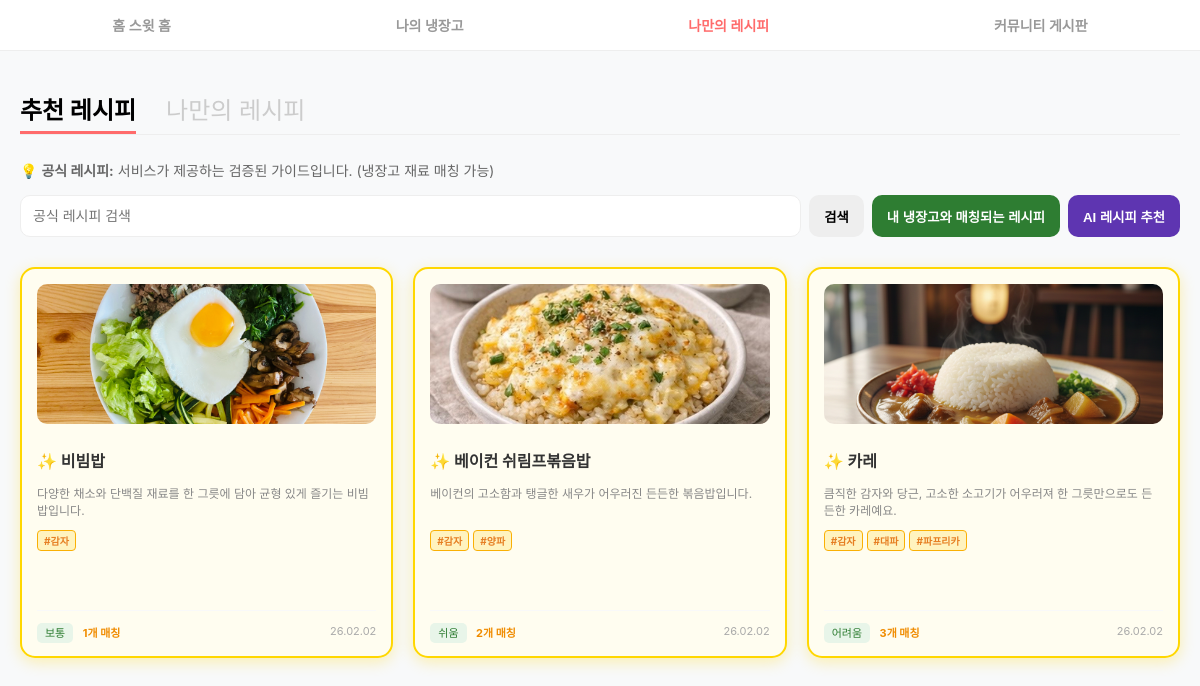
The app's page /recipe/ (signed in) with its own data.
### my_recipe/models.py (models this page shows, shortened)
class Recipe(models.Model):
    user = models.ForeignKey(User, on_delete=models.CASCADE, null=True, blank=True)
    title = models.CharField(max_length=100)
    description = models.TextField()
    ingredients = models.ManyToManyField(
        MasterIngredient,
        related_name='recipes',
        verbose_name="필요한 재료",
        blank=True
    )
    cooking_step = models.TextField()
    image = models.ImageField(upload_to="my_recipe", blank=True)
    difficulty = models.CharField(
        max_length=20,
        choices=[('쉬움','쉬움'), ('보통','보통'),('어려움','어려움')],
        default='보통'
    )
    created_at = models.DateTimeField(auto_now_add=True)

### my_django/models.py (models this page shows, shortened)
class MasterIngredient(models.Model): #마스터 냉장고(재료 등록 데이터 겸 필터 역할)
    name = models.CharField(max_length=50, unique=True)
    category = models.CharField(max_length=20, choices=[
        ('채소', '채소'), ('양념', '양념'), ('해산물', '해산물'),
        ('육류', '육류'), ('가공식품', '가공식품'), ('조미료', '조미료'), ('과일', '과일')
    ])

### my_recipe/views.py (the view, shortened to what this page needs)
@login_required
def recipe_list(request):
    search_query = request.GET.get('q', '')
    ai_recommendation = ""
    recipes = Recipe.objects.filter(
        Q(user__isnull=True) | Q(user__is_superuser=True)
    ).prefetch_related('ingredients')
    if search_query:
        recipes = recipes.filter(
            Q(title__icontains=search_query) | Q(ingredients__name__icontains=search_query)
        ).distinct()
    recipe_data, my_names = get_recipes_with_match(request, recipes)
    if request.GET.get('fridge_recommend') == 'true':
        recipe_data.sort(key=lambda x: x['matched_count'], reverse=True)
    return render(request, 'my_recipe/recipe_list.html', {
        'recipes_with_match': recipe_data,
        'search_query': search_query,
        'ai_recommendation': ai_recommendation,
        'my_names': my_names,
        'is_archive': False,
    })

### my_recipe/views.py (called while the page is built)
def get_recipes_with_match(request, recipes):
    my_ingredients = Ingredient.objects.filter(user=request.user).select_related('master_ingredient')
    my_names = [ing.master_ingredient.name for ing in my_ingredients]
    recipe_data = []
    for recipe in recipes:
        recipe_ingredient_names = [ing.name for ing in recipe.ingredients.all()]
        matched_in_recipe = [name for name in my_names if name in recipe_ingredient_names]
        recipe_data.append({
            'obj': recipe,
            'matched_list': matched_in_recipe,
            'matched_count': len(matched_in_recipe)
        })
    return recipe_data, my_names

### templates/my_recipe/recipe_list.html (shortened to what this page needs)
{% extends "base.html" %}
{% load static %}
{% block content %}
<div class="recipe-grid-container">
    <div class="header-section" style="margin: 20px 0 30px;">
        <div style="display: flex; justify-content: space-between; align-items: flex-end; margin-bottom: 25px; border-bottom: 1px solid #eee;">
            <div style="display: flex; gap: 30px;">
                <a href="{% url 'my_recipe:recipe_list' %}" class="tab-item {% if not is_archive %}active{% endif %}">추천 레시피</a>
                <a href="{% url 'my_recipe:my_recipe_archive' %}" class="tab-item {% if is_archive %}active{% endif %}">나만의 레시피</a>
            </div>
        </div>
        {% if not is_archive %}
        <div style="margin-bottom: 15px; font-size: 14px; color: #666;">
            💡 <strong>공식 레시피:</strong> 서비스가 제공하는 검증된 가이드입니다. (냉장고 재료 매칭 가능)
        </div>
        <form action="{% url 'my_recipe:recipe_list' %}" method="GET" class="search-form" style="display: flex; gap: 8px; margin-bottom: 20px;">
            <input type="text" name="q" value="{{ search_query }}" placeholder="공식 레시피 검색"
                   style="flex: 1; padding: 12px; border-radius: 10px; border: 1px solid #eee; font-size: 14px;">
            <button type="submit" class="btn-search" style="padding: 0 15px; background: #eee; border: none; border-radius: 10px; font-weight: bold;">검색</button>
            <button type="submit" name="fridge_recommend" value="true"
                    style="padding: 0 15px; background: #2e7d32; color: white; border: none; border-radius: 10px; font-weight: bold;">
                내 냉장고와 매칭되는 레시피
            </button>
            <button type="submit" name="recommend" value="true" class="btn-ai"
                    style="padding: 0 15px; background: #5e35b1; color: white; border: none; border-radius: 10px; font-weight: bold;"
                    onclick="document.getElementById('loading-overlay').style.display='block';">AI 레시피 추천</button>
        </form>
        {% else %}
        <div style="background: #fff5f5; padding: 15px; border-radius: 10px; color: #ff6b6b; font-size: 14px; margin-bottom: 20px;">
            <strong>나만의 보관함:</strong> 직접 등록한 레시피들입니다.
        </div>
        {% endif %}
    </div>
    <div class="grid" style="display: grid; grid-template-columns: repeat(3, 1fr); gap: 20px;">
        {% for item in recipes_with_match %}
        <div class="recipe-card {% if item.matched_count > 0 %}matched{% endif %}">
            <div style="flex-grow: 1;">
                <a href="{% url 'my_recipe:recipe_detail' item.obj.pk %}" style="text-decoration: none; color: inherit;">
                    {% if item.obj.image %}
                        <img src="{{ item.obj.image.url }}" style="width: 100%; height: 140px; object-fit: cover; border-radius: 10px; margin-bottom: 10px;">
                    {% else %}
                        <div style="width: 100%; height: 140px; background: #f8f9fa; border-radius: 10px; margin-bottom: 10px; display: flex; align-items: center; justify-content: center; color: #ccc;">No Image</div>
                    {% endif %}
                    <h3 style="font-size: 16px; margin: 10px 0 5px; text-align: left; font-weight: bold;">
                        {% if item.matched_count > 0 %}✨ {% endif %}{{ item.obj.title }}
                    </h3>
                </a>
                <p style="font-size: 12px; color: #888; text-align: left; margin-bottom: 10px; min-height: 36px;">{{ item.obj.description|truncatechars:45 }}</p>
                {% if item.matched_list %}
                <div style="display: flex; flex-wrap: wrap; gap: 4px; margin-bottom: 15px;">
                    {% for match_name in item.matched_list %}
                        <span class="match-tag">#{{ match_name }}</span>
                    {% endfor %}
                </div>
                {% endif %}
            </div>
            <div style="display: flex; justify-content: space-between; align-items: center; margin-top: 10px; padding-top: 10px; border-top: 1px solid #f9f9f9;">
                <div>
                    <span style="font-size: 11px; background: #e8f5e9; color: #2e7d32; padding: 3px 8px; border-radius: 5px;">{{ item.obj.difficulty }}</span>
                    {% if item.matched_count > 0 %}
                        <span style="font-size: 11px; font-weight: bold; color: #f08c00; margin-left: 5px;">{{ item.matched_count }}개 매칭</span>
                    {% endif %}
                </div>
                {% if is_archive or item.obj.user %}
                <span style="font-size: 11px; color: #aaa;">{{ item.obj.created_at|date:"y.m.d" }}</span>
                {% endif %}
            </div>
        </div>
        {% endfor %}
    </div>
</div>
{% endblock %}

### templates/base.html (shortened to what this page needs)
{% load static %}
<!DOCTYPE html>
<html lang="ko">
<head>
    <link rel="stylesheet" href="{% static 'css/my_django.css' %}">
    <link rel="stylesheet" href="{% static 'css/my_recipe.css' %}">
</head>
<body>
    <nav class="nav-bar">
        <a href="/" id="nav-home">홈 스윗 홈</a>
        <a href="{% url 'my_django:fridge_main' %}" id="nav-fridge">나의 냉장고</a>
        <a href="{% url 'my_recipe:recipe_list' %}" id="nav-recipe">나만의 레시피</a>
        <a href="{% url 'community:post_list' %}" id="nav-community">커뮤니티 게시판</a>
    </nav>
    <div class="container">
        {% block content %}
        {% endblock %}
    </div>
</body>
</html>

### static/css/my_django.css (style rules this page uses)
body { margin: 0; padding: 0; font-family: 'Pretendard', -apple-system, sans-serif; background-color: #f8f9fa; color: #333; }
.container { max-width: 1200px; margin: 0 auto; padding: 20px; }
.nav-bar { display: flex; justify-content: space-around; align-items: center; background: #ffffff; padding: 15px 0; border-bottom: 1px solid #eee; position: sticky; top: 0; z-index: 100; }
.nav-bar a { text-decoration: none; color: #999; font-size: 14px; font-weight: 600; transition: 0.2s; }
.nav-bar a.active { color: #ff6b6b; }
.grid { display: grid; grid-template-columns: repeat(auto-fill, minmax(120px, 1fr)); gap: 15px; }

### static/css/my_recipe.css (style rules this page uses)
body { font-family: 'Pretendard', -apple-system, sans-serif; background-color: #f8f9fa; margin: 0; }
button, a, input[type="submit"], input[type="button"], .tab-item, .btn-search, .btn-ai, .ing-item { cursor: pointer !important; }

### templates/my_recipe/recipe_list.html (style rules this page uses)
.tab-item { font-size: 24px; margin: 0; cursor: pointer; position: relative; padding-bottom: 8px; color: #ccc; transition: color 0.3s; text-decoration: none; }
.tab-item.active { color: #000; font-weight: bold; }
.tab-item.active::after { content: ""; position: absolute; bottom: 0; left: 0; width: 100%; height: 3px; background: #ff6b6b; }
.recipe-card { background: white; border-radius: 15px; padding: 15px; transition: transform 0.2s ease; border: 1px solid #f0f0f0; box-shadow: 0 4px 15px rgba(0,0,0,0.05); display: flex; flex-direction: column; height: 100%; }
.recipe-card.matched { background: #fffdf0 !important; border: 2px solid #ffd700 !important; box-shadow: 0 4px 15px rgba(255, 215, 0, 0.3) !important; }
.match-tag { font-size: 10px; background: #fff3bf; color: #e67e22; padding: 2px 6px; border-radius: 4px; border: 1px solid #fab005; font-weight: bold; }

### records on screen
Recipe: obj.image (picture), obj "비빔밥", obj.description "다양한 채소와 단백질 재료를 한 그릇에 담아 균형 있게 즐기는 비빔밥입니다.", obj.difficulty "보통", matched_count "1", obj.created_at "26.02.02"
MasterIngredient: matched_list "감자" "감자" "감자"
Recipe: obj.image (picture), obj "베이컨 쉬림프볶음밥", obj.description "베이컨의 고소함과 탱글한 새우가 어우러진 든든한 볶음밥입니다.", obj.difficulty "쉬움", matched_count "2", obj.created_at "26.02.02"
MasterIngredient: matched_list "양파"
Recipe: obj.image (picture), obj "카레", obj.description "큼직한 감자와 당근, 고소한 소고기가 어우러져 한 그릇만으로도 든든한 카레예요.", obj.difficulty "어려움", matched_count "3", obj.created_at "26.02.02"
MasterIngredient: matched_list "대파"
MasterIngredient: matched_list "파프리카"
